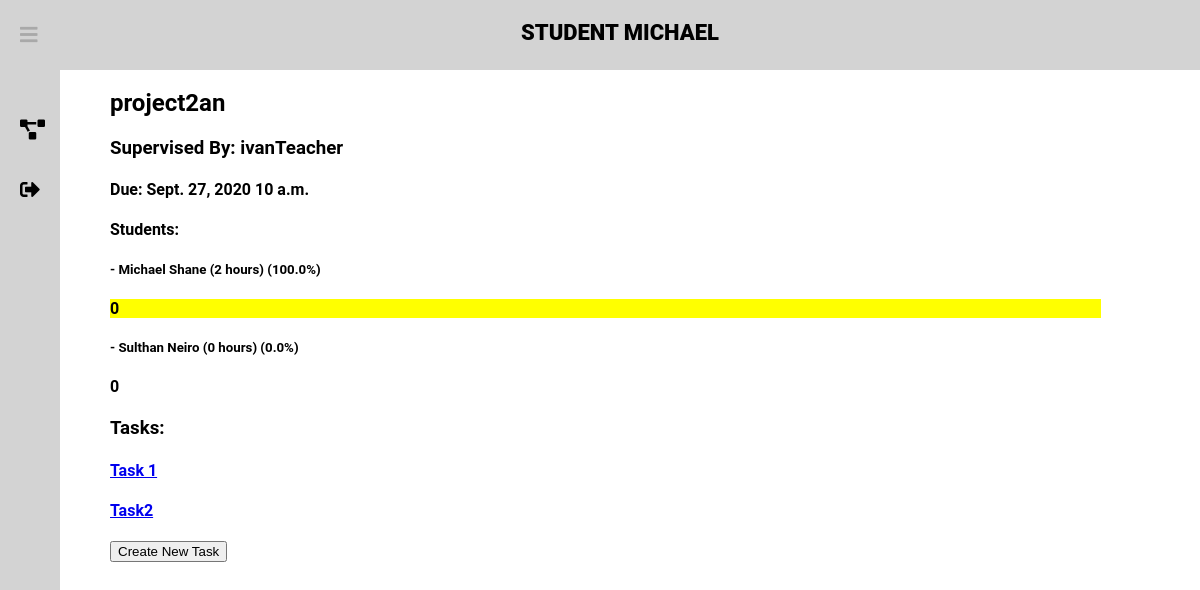
Screenshot of /dashboard/project-info/project2an/ (signed in) with the database file from the repository.
### projects/models.py (models this page shows, shortened)
class Project(models.Model):
    title = models.CharField(max_length=100)
    due_date = models.DateField()
    due_time = models.TimeField()
    supervisor = models.ForeignKey(User, default=None, on_delete=models.SET_DEFAULT)
    class Meta:
        constraints = [models.UniqueConstraint(fields=['title', 'supervisor'], name="unique title")]
        verbose_name = "Project"

class Task(models.Model):
    taskname = models.CharField(max_length=50)
    taskdesc = models.TextField(max_length=500)
    sourceproject = models.ForeignKey(Project, default=None, on_delete=models.SET_DEFAULT)
    taskdone = models.BooleanField(default=False)
    class Meta:
        verbose_name = "Task"

### projects/views.py (the view)
# urls.py: path('dashboard/project-info/<str:project>/', project_views.project_info, name='project-info'),
@login_required(login_url="/signin")
def project_info(response, project):
    student_names = []
    students = []
    times = []
    prop = []
    project = Project.objects.filter(title=project)[0]
    projectStudents = ProjectStudents.objects.filter(project=project)
    tasks = display_task(project.id)
    if response.user.is_staff:
        AccountType = "Teacher"
    else:
        AccountType = "Student"
    if len(projectStudents) > 0:
        for i in projectStudents:
            student_names.append(i.student.get_full_name())
            students.append(i.student)
    for student in students:
        total_time = 0
        studentTasks = TaskStudents.objects.filter(student=student)
        for studentTask in studentTasks:
            if studentTask.task.sourceproject == project:
                total_time += studentTask.time
        times.append(total_time)
    total_time = sum(times)
    if total_time > 0:
        for i in range(len(times)):
            prop.append(round(times[i] / total_time * 100, 2))
    for i in range(len(student_names)):
        student_names[i] = student_names[i] + " (" + str(times[i]) + " hours) (" + str(prop[i]) + "%)"
    data = zip(student_names, prop)
    arg = {"FirstName": response.user.first_name.capitalize,
           "FullName": response.user.get_full_name,
           "Project": project,
           "Data": data,
           "AccountType": AccountType,
           "Tasks": tasks
           }
    response.session['project_id'] = project.title
    return render(response, "ProjectInfo.html", arg)

### projects/views.py (called while the page is built)
def display_task(project_id):
    task_display = []
    task = Task.objects.filter(sourceproject=project_id)
    for t in task:
        task_display.append(t.taskname)
    return task_display

### projects/templates/ProjectInfo.html (shortened to what this page needs)
<!DOCTYPE html>
<html lang="en">
{% extends 'newbase.html' %}
{% block content %}
<body>
{% block header %} {{ AccountType }} {{ FirstName }} {% endblock %}
<div class="container">
    <div class="Project">
        <h2><a>{{ Project.title }}</a></h2>
        <h3>Supervised By: {{ Project.supervisor }}</h3>
        <h4>Due: {{ Project.due_date }} {{ Project.due_time }}</h4>
        <h4>Students:</h4>
        {% for student, time in Data %}
            <h5>- {{student}}</h5>
            <h4 style="background-color:yellow; width: calc(100% * {{time}} / 110);">0</h4>
        {% endfor %}
        <h3> Tasks: </h3>
        {% for t in Tasks %}
            <h4><a href="/dashboard/task-info/{{ t }}/">{{ t }}</a></h4>
        {% endfor %}
        <button onclick="location.href = '/dashboard/create-task/'">
            Create New Task
        </button>
    </div>
</div>
</body>
{% endblock %}

### main/templates/newbase.html (style rules this page uses)
body { margin: 0; padding: 0; font-family: Roboto, sans-serif; }

### projects/templates/ProjectInfo.html (style rules this page uses)
.container { margin-top: 70px; margin-left: 300px; }

### rows the page displays
Project: title "project2an", supervisor "ivanTeacher", due_date "Sept. 27, 2020", due_time "10 a.m."
Task: Tasks "Task 1"
Task: Tasks "Task2"

### other values shown
{{ AccountType }} "STUDENT"
{{ FirstName }} "MICHAEL"
{{ student }} "Michael Shane (2 hours) (100.0%)" "Sulthan Neiro (0 hours) (0.0%)"
